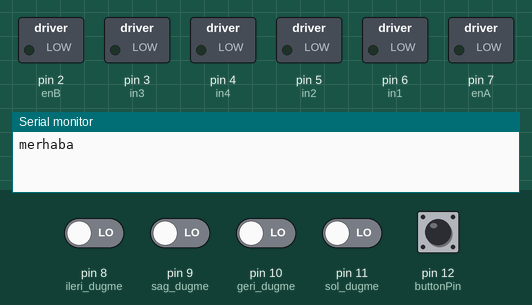
This sketch was run on a simulated Arduino Uno, built with avr-gcc and run on an emulated ATmega328P. Shown: switched loads named in the sketch (green lamp = pin HIGH), the last lines printed to the serial monitor. Inputs (shaded band) come from the test bench; at power-on: pin 8 (ileri_dugme), pin 9 (sag_dugme), pin 10 (geri_dugme), pin 11 (sol_dugme), pin 12 (buttonPin) LOW.

Above: at 1.2 s.
1.3 s: pin 12 (buttonPin) pulled HIGH for 1 s
At 3.1 s:
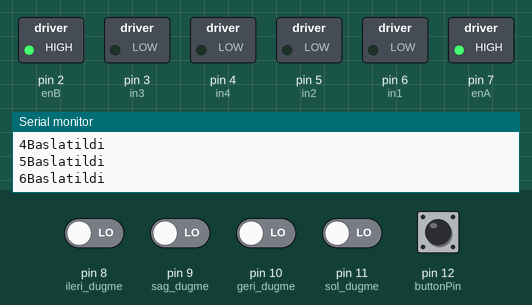
3.8 s: pin 8 (ileri_dugme) driven HIGH
5.8 s: pin 9 (sag_dugme) driven HIGH
8.2 s: pin 10 (geri_dugme) driven HIGH
10.9 s: pin 11 (sol_dugme) driven HIGH
Timing chart, 0 to 13.9 s (numbered marks = the images above; inputs shaded):
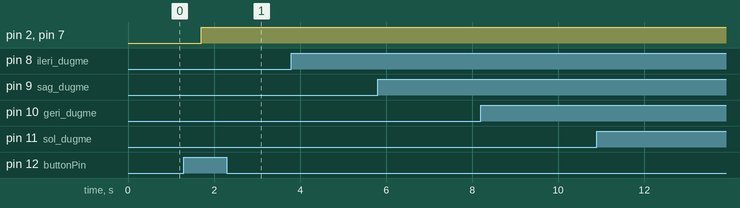

The sketch:

algoritma_olu_turarak_labirent_tamamlama1.ino
```cpp
int ileri_dugme = 8 ;
int sag_dugme = 9 ;
int geri_dugme = 10 ;
int sol_dugme = 11 ;
int buttonPin = 12 ;

int my_array[50];

int buttonState = 0;
int buttonStateIleri = 0;
int buttonStateSag = 0;
int buttonStateGeri = 0;
int buttonStateSol = 0;

// Motor A Baglantilari
int enA = 7;
int in1 = 6;
int in2 = 5;
// Motor B Baglantilari
int enB = 2;
int in3 = 3;
int in4 = 4;

int calisma = 0 ;
int basilma = 0 ;
int sayim = 0;

void setup() {

Serial.begin(9600);
pinMode(buttonPin,INPUT);
pinMode(ileri_dugme,INPUT);
pinMode(sag_dugme,INPUT);
pinMode(geri_dugme,INPUT);
pinMode(sol_dugme,INPUT);
Serial.println("merhaba");

  // Motorların çıkış pinlerini set ettik
  pinMode(enA, OUTPUT);
  pinMode(enB, OUTPUT);
  pinMode(in1, OUTPUT);
  pinMode(in2, OUTPUT);
  pinMode(in3, OUTPUT);
  pinMode(in4, OUTPUT);

  // Motorlar kapali durumda - Kurulma durumunda
  digitalWrite(in1, LOW);
  digitalWrite(in2, LOW);
  digitalWrite(in3, LOW);
  digitalWrite(in4, LOW);


}

void loop() {

  buttonState = digitalRead(buttonPin);
  buttonStateIleri = digitalRead(ileri_dugme);
  buttonStateSag = digitalRead(sag_dugme);
  buttonStateGeri = digitalRead(geri_dugme);
  buttonStateSol = digitalRead(sol_dugme);

  if(buttonState == 1 )
  {
    calisma = 1;
    buttonState = 0 ;
    basilma++;
    Serial.print(basilma);
    Serial.println("Baslatildi");
  }
  if(calisma == 1)
  {
    calisma = 1 ;
    //int sayim = 0;
    //Serial.println("acildi ");
    if(buttonStateIleri == 1 )
    {
      my_array[sayim] = 8 ;
      sayim++;
      Serial.println("ileri dugme : ");
      buttonStateIleri == 0;
      delay(200);
    }
    if(buttonStateSag == 1 )
    {
      my_array[sayim] = 9 ;
      sayim++;
      Serial.println("sag dugme : ");
      buttonStateSag == 0;
      delay(200);
    }
    if(buttonStateGeri == 1 )
    {
      my_array[sayim] = 10 ;
      sayim++;
      Serial.println("geri dugme : ");
      buttonStateGeri == LOW;
      delay(150);
    }
    if(buttonStateSol == 1 )
    {
      my_array[sayim] = 11 ;
      sayim++;
      Serial.println("sol dugme : ");
      buttonStateSol == 0;
      delay(200);
    }
    delay(200);
  }


  if(basilma == 2)
  {
    Serial.println("kapatilmis hali ");
    basilma++;
    calisma++;
    Serial.print("sayim : ");
    Serial.println(sayim);

    // Motorların hızlarını max olarak ayarladık
    // For PWM maximum possible values are 0 to 255
    analogWrite(enA, 255);
    analogWrite(enB, 255);

    for(int i = 0 ; i < sayim ; i++ )
    {
      Serial.print("dizinin : ");
      Serial.print(i);
      Serial.print("elamani : ");
      Serial.println(my_array[i]);

      if(my_array[i] == 8 )
      {
        // Turn on motor A & B
        // Ileri
  		digitalWrite(in1, HIGH);
        digitalWrite(in2, LOW);
        digitalWrite(in3, HIGH);
        digitalWrite(in4, LOW);
        delay(2000);
        // Now turn off motors
  		digitalWrite(in1, LOW);
  		digitalWrite(in2, LOW);
  		digitalWrite(in3, LOW);
  		digitalWrite(in4, LOW);
      }
      else if(my_array[i] == 9 )
      {
        //Saga
        digitalWrite(in1, LOW);
        digitalWrite(in2, HIGH);
        digitalWrite(in3, LOW);
        digitalWrite(in4, LOW);
        delay(2000);
        // Now turn off motors
  		digitalWrite(in1, LOW);
  		digitalWrite(in2, LOW);
  		digitalWrite(in3, LOW);
  		digitalWrite(in4, LOW);
      }
      else if(my_array[i] == 10 )
      {
        // Geriye
        digitalWrite(in1, LOW);
        digitalWrite(in2, HIGH);
        digitalWrite(in3, LOW);
        digitalWrite(in4, HIGH);
        delay(2000);
        // Now turn off motors
  		digitalWrite(in1, LOW);
  		digitalWrite(in2, LOW);
  		digitalWrite(in3, LOW);
  		digitalWrite(in4, LOW);
      }
      else if(my_array[i] == 11 )
      {
        // Sola
        digitalWrite(in1, LOW);
        digitalWrite(in2, LOW);
        digitalWrite(in3, HIGH);
        digitalWrite(in4, LOW);
        delay(2000);
        // Now turn off motors
  		digitalWrite(in1, LOW);
  		digitalWrite(in2, LOW);
  		digitalWrite(in3, LOW);
  		digitalWrite(in4, LOW);

      }
      else
      {
        // Now turn off motors
  		//digitalWrite(in1, LOW);
  		//digitalWrite(in2, LOW);
  		//digitalWrite(in3, LOW);
  		//digitalWrite(in4, LOW);
        break;

      }

    }

  }


}
 
```

Measured:
- after the input at 1.3 s, pin 2 (enB), pin 7 (enA): LOW → HIGH after 0.40 s
